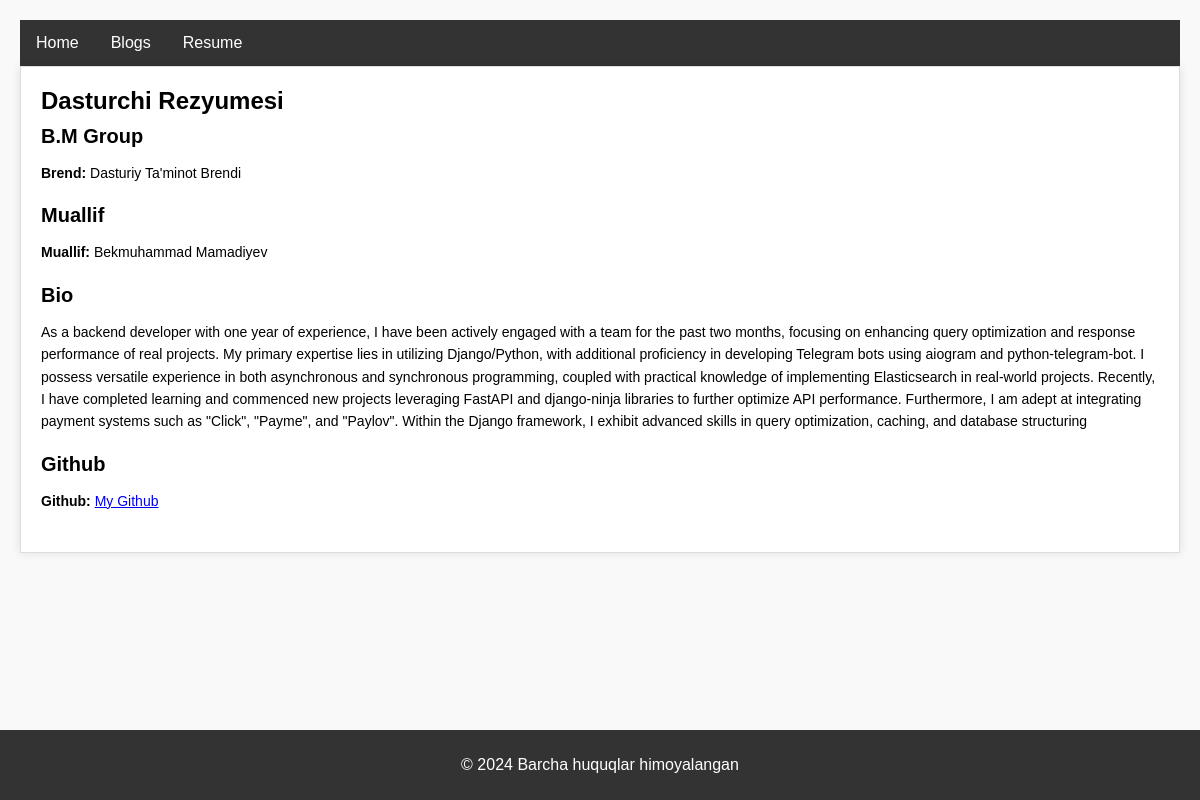
The page / on the database its author committed.
### kompaniya/models.py (models this page shows)
class BlogSetting(models.Model):
    brand_name = models.CharField(max_length=255)
    author_name = models.CharField(max_length=255)
    bio = models.TextField()
    github = models.URLField(null=True, blank=True)

### kompaniya/views.py (the view)
# urls.py: path('',homepage,name='home-page'),
def homepage(request):
    blog = BlogSetting.objects.all()
    context = {
        "blog":blog
    }
    return render(request,'home.html',context)

### templates/home.html (shortened to what this page needs)
{% extends "base.html" %}
{% block content %}
{% for blogs in blog %}
<head>
</head>
<body>
    <div class="container">
        <div class="header">Dasturchi Rezyumesi</div>
        <div class="section">
            <div class="section-title">{{blogs.brand_name}}</div>
            <div class="section-content">
                <p><strong>Brend:</strong> <span id="brand-name">Dasturiy Ta'minot Brendi</span></p>
            </div>
        </div>
        <div class="section">
            <div class="section-title">Muallif</div>
            <div class="section-content">
                <p><strong>Muallif:</strong> <span id="author-name">{{blogs.author_name}}</span></p>
            </div>
        </div>
        <div class="section">
            <div class="section-title">Bio</div>
            <div class="section-content">
                <p id="bio">{{blogs.bio}}</p>
            </div>
        </div>
        <div class="section">
            <div class="section-title">Github</div>
            <div class="section-content">
                <p><strong>Github:</strong> <a id="github" href="https://github.com/bekmuhammad-mamadiyev">My Github</a></p>
            </div>
        </div>
    </div>
</body>
{% endfor %}
{% endblock content %}

### templates/base.html (shortened to what this page needs)
<!DOCTYPE html>
<html lang="en">
<head>
</head>
<body>
    <nav style="background-color: #333; overflow: hidden;">
        <a href="{% url 'home-page'%}" style="float: left; display: block; color: white; text-align: center; padding: 14px 16px; text-decoration: none;">Home</a>
        <a href="{% url 'blogs-page'%}" style="float: left; display: block; color: white; text-align: center; padding: 14px 16px; text-decoration: none;">Blogs</a>
        <a href="{% url 'resume-page'%}" style="float: left; display: block; color: white; text-align: center; padding: 14px 16px; text-decoration: none;">Resume</a>
   </nav>
    {% block content %}
    {% endblock content %}
    <footer style="background-color: #333; color: white; text-align: center; padding: 10px 0; position: fixed; left: 0; bottom: 0; width: 100%;">
        <p>&copy; 2024 Barcha huquqlar himoyalangan</p>
    </footer>
</body>
</html>

### templates/home.html (style rules this page uses)
body { font-family: Arial, sans-serif; margin: 20px; background-color: #f9f9f9; }
.container { border: 1px solid #ddd; background-color: #fff; padding: 20px; margin-bottom: 20px; box-shadow: 0 0 10px rgba(0, 0, 0, 0.1); }
.header { font-size: 24px; font-weight: bold; margin-bottom: 10px; }
.section { margin-bottom: 20px; }
.section-title { font-size: 20px; font-weight: bold; margin-bottom: 10px; }
.section-content { font-size: 14px; line-height: 1.6; }

### rows shown on the page
BlogSetting: brand_name "B.M Group", author_name "Bekmuhammad Mamadiyev", bio "As a backend developer with one year of experience, I have been actively engaged with a team for the past two months, focusing on enhancing query optimization and response performance of real projects. My primary expertise lies in utilizing Django/Python, with additional proficiency in developing Telegram bots using aiogram and python-telegram-bot. I possess versatile experience in both asynchronous and synchronous programming, coupled with practical knowledge of implementing Elasticsearch in real-world projects. Recently, I have completed learning and commenced new projects leveraging FastAPI and django-ninja libraries to further optimize API performance. Furthermore, I am adept at…"
